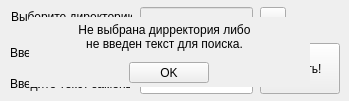
<?xml version="1.0" encoding="UTF-8"?>
<ui version="4.0">
 <class>MainWindow</class>
 <widget class="QMainWindow" name="MainWindow">
  <property name="enabled">
   <bool>true</bool>
  </property>
  <property name="geometry">
   <rect>
    <x>0</x>
    <y>0</y>
    <width>349</width>
    <height>101</height>
   </rect>
  </property>
  <property name="minimumSize">
   <size>
    <width>349</width>
    <height>101</height>
   </size>
  </property>
  <property name="maximumSize">
   <size>
    <width>349</width>
    <height>101</height>
   </size>
  </property>
  <property name="windowTitle">
   <string>Переименование файлов</string>
  </property>
  <widget class="QWidget" name="centralwidget">
   <widget class="QWidget" name="widget" native="true">
    <property name="enabled">
     <bool>true</bool>
    </property>
    <property name="geometry">
     <rect>
      <x>29</x>
      <y>17</y>
      <width>281</width>
      <height>70</height>
     </rect>
    </property>
    <property name="acceptDrops">
     <bool>false</bool>
    </property>
    <property name="autoFillBackground">
     <bool>true</bool>
    </property>
    <property name="styleSheet">
     <string notr="true"/>
    </property>
    <widget class="QDialogButtonBox" name="buttonBox">
     <property name="geometry">
      <rect>
       <x>50</x>
       <y>35</y>
       <width>166</width>
       <height>21</height>
      </rect>
     </property>
     <property name="accessibleName">
      <string/>
     </property>
     <property name="standardButtons">
      <set>QDialogButtonBox::Cancel|QDialogButtonBox::Ok</set>
     </property>
    </widget>
    <widget class="QLabel" name="label_4">
     <property name="geometry">
      <rect>
       <x>6</x>
       <y>5</y>
       <width>271</width>
       <height>21</height>
      </rect>
     </property>
     <property name="text">
      <string>&lt;html&gt;&lt;head/&gt;&lt;body&gt;&lt;p align=&quot;center&quot;&gt;&lt;span style=&quot; color:#aa0000;&quot;&gt;Внимание!&lt;/span&gt;&lt;span style=&quot; font-weight:600; color:#aa0000;&quot;&gt; Операция необратима! &lt;/span&gt;Вы уверены?&lt;/p&gt;&lt;/body&gt;&lt;/html&gt;</string>
     </property>
    </widget>
    <widget class="QPushButton" name="pushButton_2">
     <property name="geometry">
      <rect>
       <x>100</x>
       <y>25</y>
       <width>80</width>
       <height>41</height>
      </rect>
     </property>
     <property name="text">
      <string>OK</string>
     </property>
    </widget>
   </widget>
   <widget class="QWidget" name="widget_2" native="true">
    <property name="geometry">
     <rect>
      <x>-1</x>
      <y>-1</y>
      <width>351</width>
      <height>101</height>
     </rect>
    </property>
    <widget class="QLabel" name="label_3">
     <property name="geometry">
      <rect>
       <x>11</x>
       <y>77</y>
       <width>120</width>
       <height>16</height>
      </rect>
     </property>
     <property name="text">
      <string>&lt;html&gt;&lt;head/&gt;&lt;body&gt;&lt;p&gt;Введите текст замены:&lt;/p&gt;&lt;/body&gt;&lt;/html&gt;</string>
     </property>
    </widget>
    <widget class="QLineEdit" name="lineEdit_3">
     <property name="enabled">
      <bool>false</bool>
     </property>
     <property name="geometry">
      <rect>
       <x>141</x>
       <y>8</y>
       <width>113</width>
       <height>21</height>
      </rect>
     </property>
    </widget>
    <widget class="QToolButton" name="toolButton">
     <property name="geometry">
      <rect>
       <x>261</x>
       <y>8</y>
       <width>26</width>
       <height>20</height>
      </rect>
     </property>
     <property name="text">
      <string>...</string>
     </property>
    </widget>
    <widget class="QLabel" name="label_2">
     <property name="geometry">
      <rect>
       <x>11</x>
       <y>46</y>
       <width>120</width>
       <height>16</height>
      </rect>
     </property>
     <property name="text">
      <string>Введите текст поиска:</string>
     </property>
    </widget>
    <widget class="QPushButton" name="pushButton">
     <property name="geometry">
      <rect>
       <x>261</x>
       <y>44</y>
       <width>80</width>
       <height>51</height>
      </rect>
     </property>
     <property name="text">
      <string>Начать!</string>
     </property>
    </widget>
    <widget class="QLineEdit" name="lineEdit_2">
     <property name="geometry">
      <rect>
       <x>141</x>
       <y>74</y>
       <width>113</width>
       <height>21</height>
      </rect>
     </property>
    </widget>
    <widget class="QLineEdit" name="lineEdit">
     <property name="enabled">
      <bool>true</bool>
     </property>
     <property name="geometry">
      <rect>
       <x>141</x>
       <y>44</y>
       <width>113</width>
       <height>21</height>
      </rect>
     </property>
    </widget>
    <widget class="QLabel" name="label">
     <property name="geometry">
      <rect>
       <x>12</x>
       <y>10</y>
       <width>121</width>
       <height>16</height>
      </rect>
     </property>
     <property name="text">
      <string>Выберите директорию:</string>
     </property>
    </widget>
   </widget>
   <widget class="QWidget" name="widget_3" native="true">
    <property name="geometry">
     <rect>
      <x>29</x>
      <y>17</y>
      <width>281</width>
      <height>70</height>
     </rect>
    </property>
    <property name="autoFillBackground">
     <bool>true</bool>
    </property>
    <widget class="QPushButton" name="pushButton_3">
     <property name="geometry">
      <rect>
       <x>100</x>
       <y>45</y>
       <width>80</width>
       <height>21</height>
      </rect>
     </property>
     <property name="text">
      <string>OK</string>
     </property>
    </widget>
    <widget class="QLabel" name="label_5">
     <property name="geometry">
      <rect>
       <x>0</x>
       <y>0</y>
       <width>271</width>
       <height>41</height>
      </rect>
     </property>
     <property name="text">
      <string>&lt;html&gt;&lt;head/&gt;&lt;body&gt;&lt;p align=&quot;center&quot;&gt;Не выбрана дирректория либо&lt;br&gt;не введен текст для поиска.&lt;/p&gt;&lt;/body&gt;&lt;/html&gt;</string>
     </property>
    </widget>
   </widget>
   <zorder>widget_2</zorder>
   <zorder>widget</zorder>
   <zorder>widget_3</zorder>
  </widget>
 </widget>
 <resources/>
 <connections/>
</ui>
